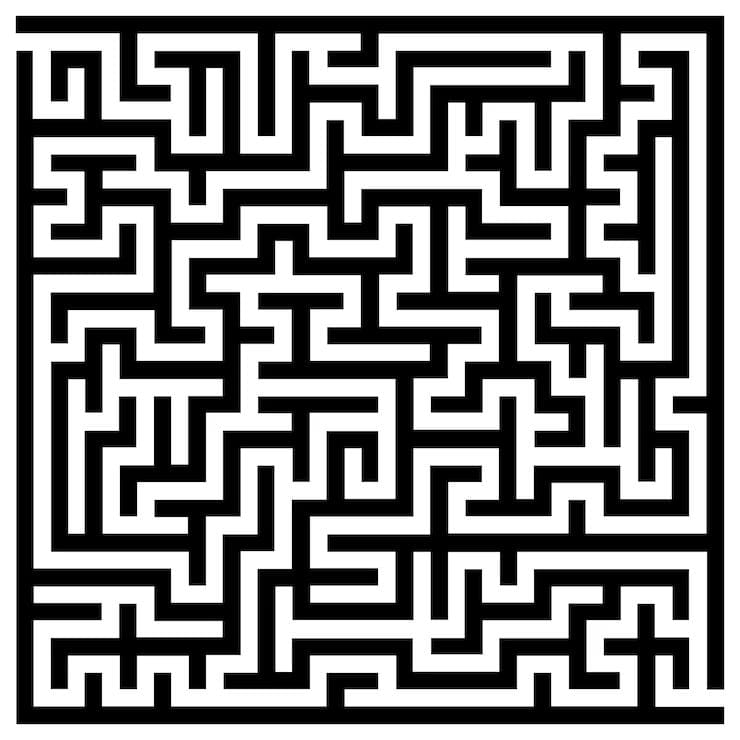
%> input picture src/labirinto.jpeg, 740 x 740 px
$ octave --eval "result = carregar_imagem_binaria;"   (GNU Octave 9; MATLAB toolbox functions it lacks are replaced by stand-ins)
%> lines starting %> are read from the running program, lines starting %| are printed output that depends on the picture; in (x1, y1, x2, y2) boxes, pixels count from 0 and x2, y2 are one past the last pixel; in counts of white or black regions, pixels touching at a corner belong together; the program's own positions count from 1
function B = carregar_imagem_binaria(caminho_arquivo)
  pkg load image

  if nargin < 1 || isempty(caminho_arquivo)
    caminho_arquivo = "labirinto.jpeg";
  endif

  img = imread(caminho_arquivo);
%> img is the input picture: size 740x740x3 uint8; min 0, max 255, mean 135

  if size(img, 3) == 3
    img = rgb2gray(img);
%> img: size 740x740 uint8
  endif

  limiar = 128;

  B_temp = img > limiar;
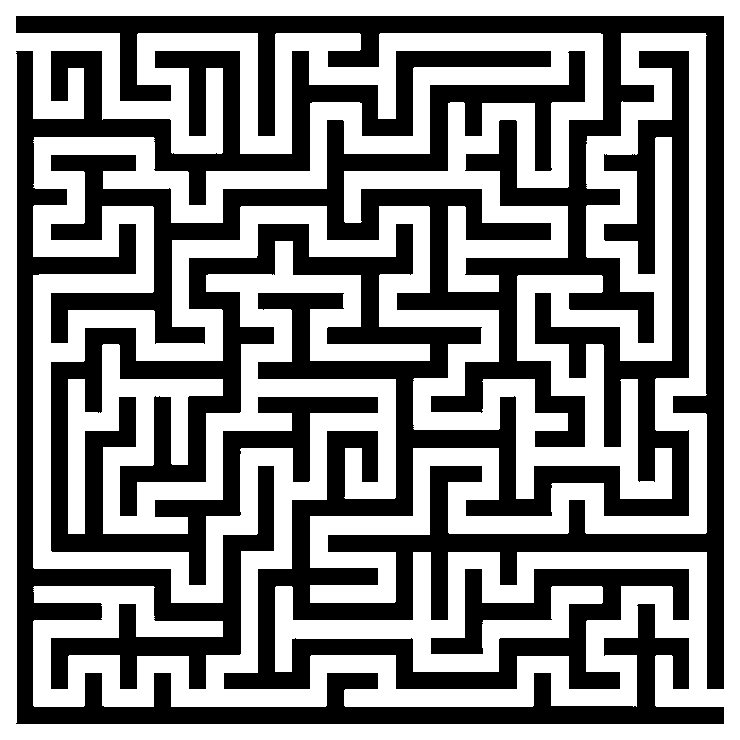
%> B_temp: size 740x740 logical; 53% white; 2 black regions, box (x1, y1, x2, y2) and area: (16, 16, 724, 689) 191607, (16, 51, 724, 724) 65982

  [linhas_pretas, colunas_pretas] = find(B_temp == 0);
%> linhas_pretas = 257589 values from 17 to 724; colunas_pretas = 257589 values from 17 to 724

  y_min = min(linhas_pretas);
%> y_min = 17
  x_min = min(colunas_pretas);
%> x_min = 17
  y_max = max(linhas_pretas);
%> y_max = 724
  x_max = max(colunas_pretas);
%> x_max = 724

  B = B_temp(y_min:y_max, x_min:x_max);
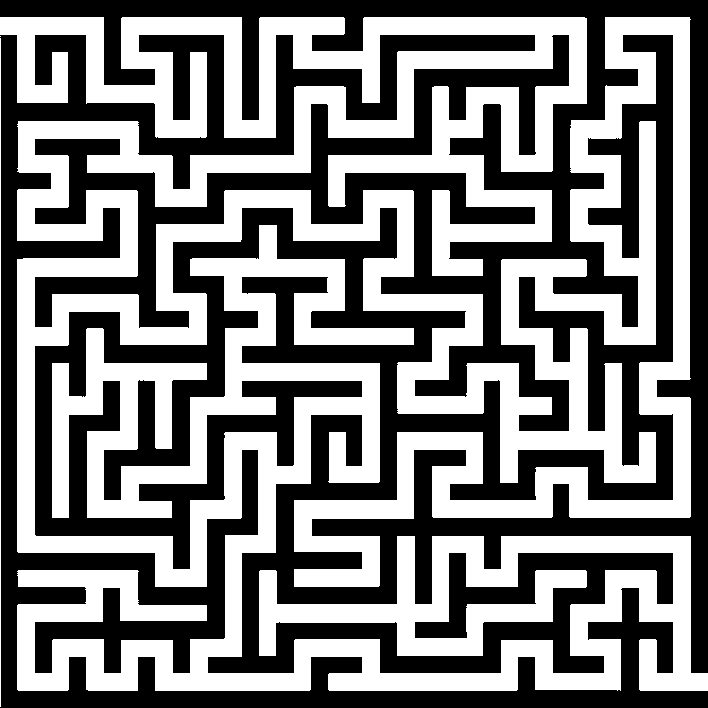
%> B: size 708x708 logical; 48.6% white; 3 white regions (1 under 20 px), largest, box (x1, y1, x2, y2) and area: (0, 17, 708, 691) 243005, (0, 38, 1, 707) 669

  imwrite(B, "labirinto_41x41.png");
end

$ run again, with src/caminho_minimo.png saved as src/labirinto.jpeg
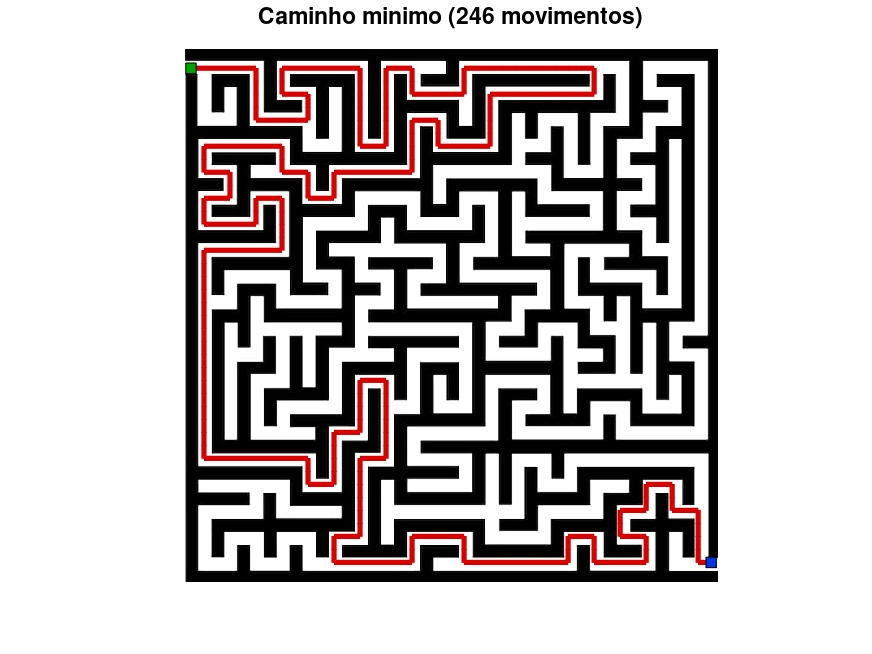
%> input picture src/caminho_minimo.png, 872 x 654 px
%> in carregar_imagem_binaria, img is the input picture: size 654x872x3 uint8; mean R, G, B 187.7, 182.1, 182.1
%> img: size 654x872 uint8
%> in carregar_imagem_binaria, `B_temp = img > limiar;`:
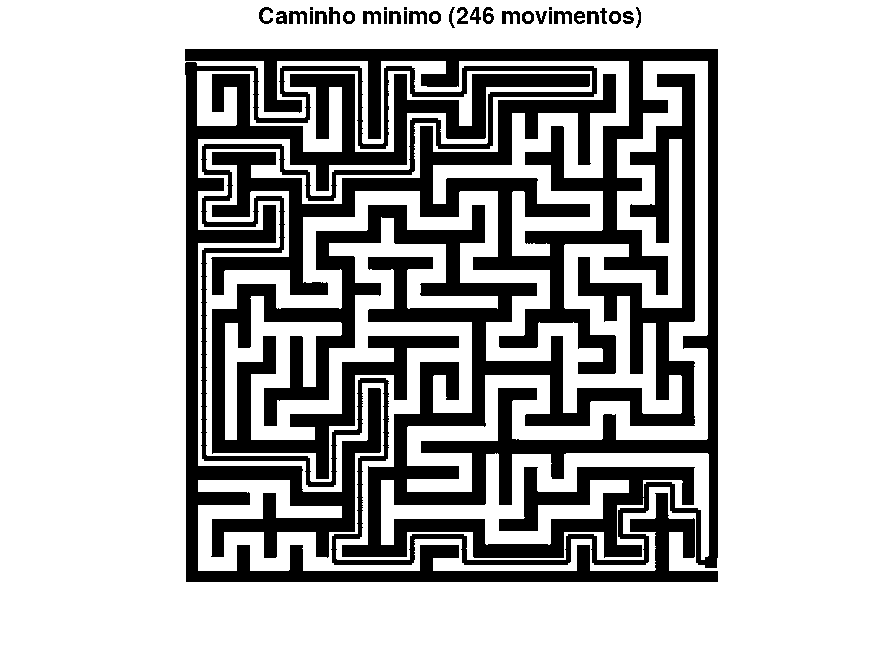
%> B_temp: size 654x872 logical; 71.4% white; 33 black regions (4 under 20 px), largest, box (x1, y1, x2, y2) and area: (185, 49, 718, 582) 160134, (363, 11, 381, 24) 148, (502, 11, 520, 24) 148
%> linhas_pretas = 162843 values from 8 to 582; colunas_pretas = 162843 values from 186 to 718
%> y_min = 8
%> x_min = 186
%> y_max = 582
%> x_max = 718
%> in carregar_imagem_binaria, `B = B_temp(y_min:y_max, x_min:x_max);`:
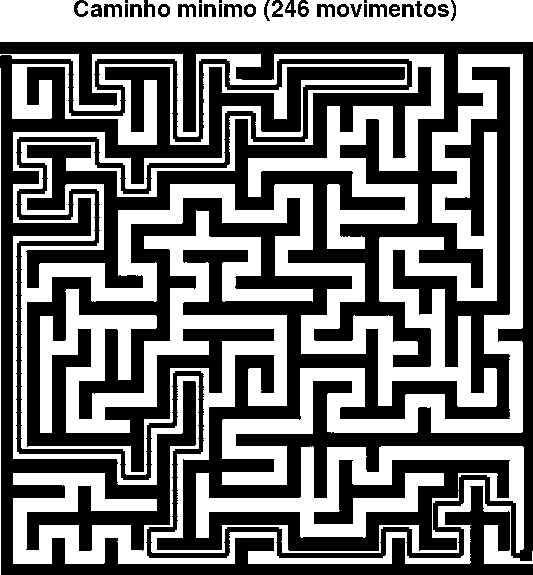
%> B: size 575x533 logical; 46.9% white; 13 white regions (3 under 20 px), largest, box (x1, y1, x2, y2) and area: (0, 54, 523, 553) 87217, (12, 64, 533, 564) 24959, (0, 0, 533, 42) 19479
